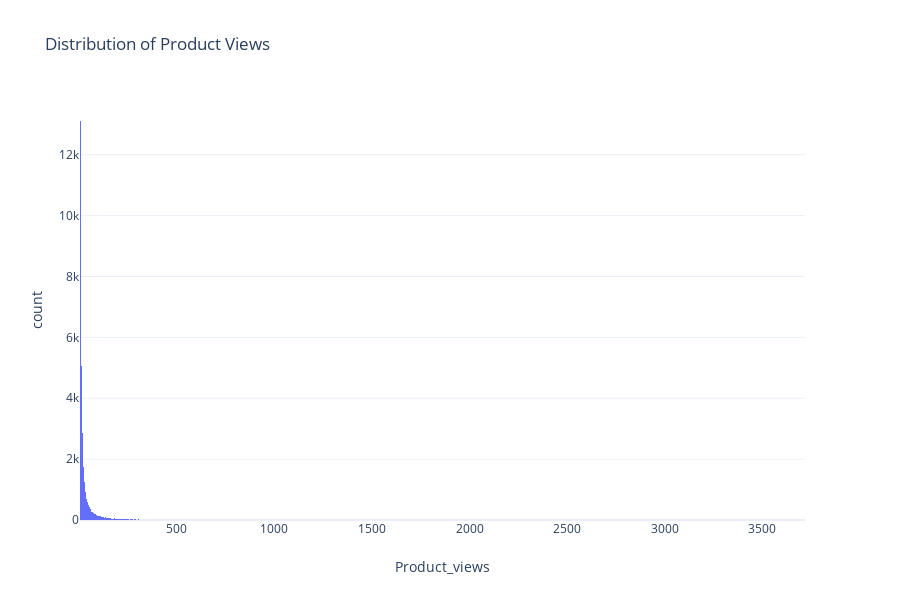

Source (notebook cell):
### Code cell
#view distribution of views
fig = px.histogram(prod_engagement, x='Product_views',
                  title='Distribution of Product Views')
fig.show()

### Figure 1 — Plotly figure (JSON) as saved in the notebook; plotly's stock layout.template omitted (floating-point values rounded to 4 significant figures; data arrays with more than 128 entries replaced by an {"elided": "..."} marker saying what was removed)
{"data": [{"alignmentgroup": "True", "bingroup": "x", "hoverlabel": {"namelength": 0}, "hovertemplate": "Product_views=%{x}<br>count=%{y}", "legendgroup": "", "marker": {"color": "#636efa"}, "name": "", "offsetgroup": "", "orientation": "v", "showlegend": false, "type": "histogram", "x": {"elided": "31501 int values"}, "xaxis": "x", "yaxis": "y"}], "layout": {"barmode": "relative", "height": 600, "legend": {"tracegroupgap": 0}, "title": {"text": "Distribution of Product Views"}, "xaxis": {"anchor": "y", "domain": [0, 0.98], "title": {"text": "Product_views"}}, "yaxis": {"anchor": "x", "domain": [0, 1], "title": {"text": "count"}}}}
